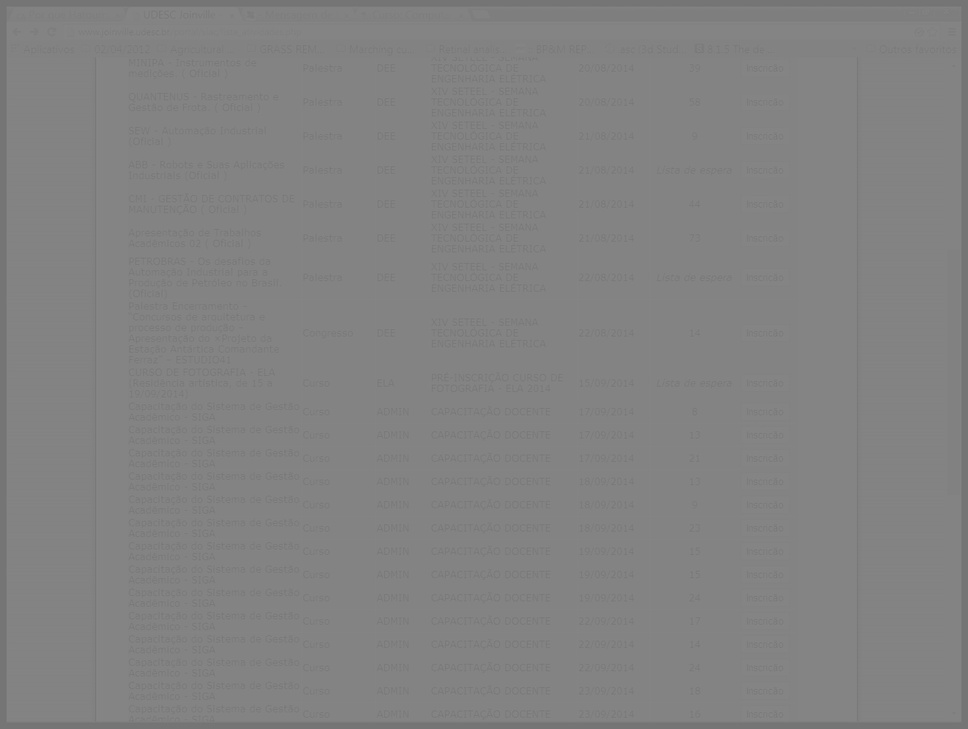
#> input picture Exercicios/T3-AlargamentoContraste/e/img/figuraCinza.jpg, 968 x 729 px, shrunk from 1622 x 1222 before the run
$ python hist.py img/figuraCinza.jpg
#> lines starting #> are read from the running program, lines starting #| are printed output that depends on the picture
import numpy as np
import cv2
from matplotlib import pyplot
import sys

def printHist(img):
	hist = [0]*256
	k = 0
	for i in xrange(img.shape[0]):
		for j in xrange(img.shape[1]):
			hist[img[i, j]] += 1
	for i in hist:
		if i != 0:
			print("[%s] = %s" % (k, i))
		k += 1

img = cv2.imread(sys.argv[1], 0)
#> img is the input picture: shape (729, 968); min 114, max 137, mean 130.1
#printHist(img)
pyplot.hist(img.ravel(), 256, [0,256]);
pyplot.show()
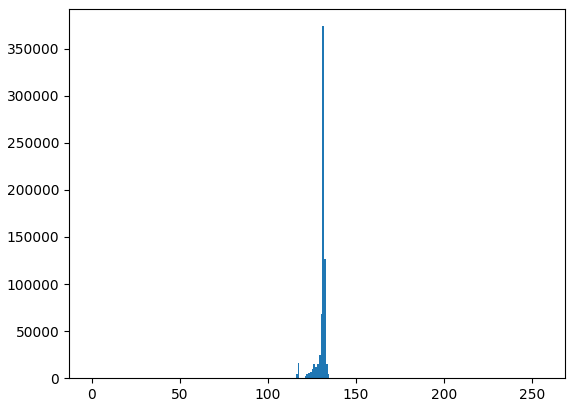
#> figure drawn by matplotlib, 1 panel; tallest bar 373926 high, from x = 131 to 132
